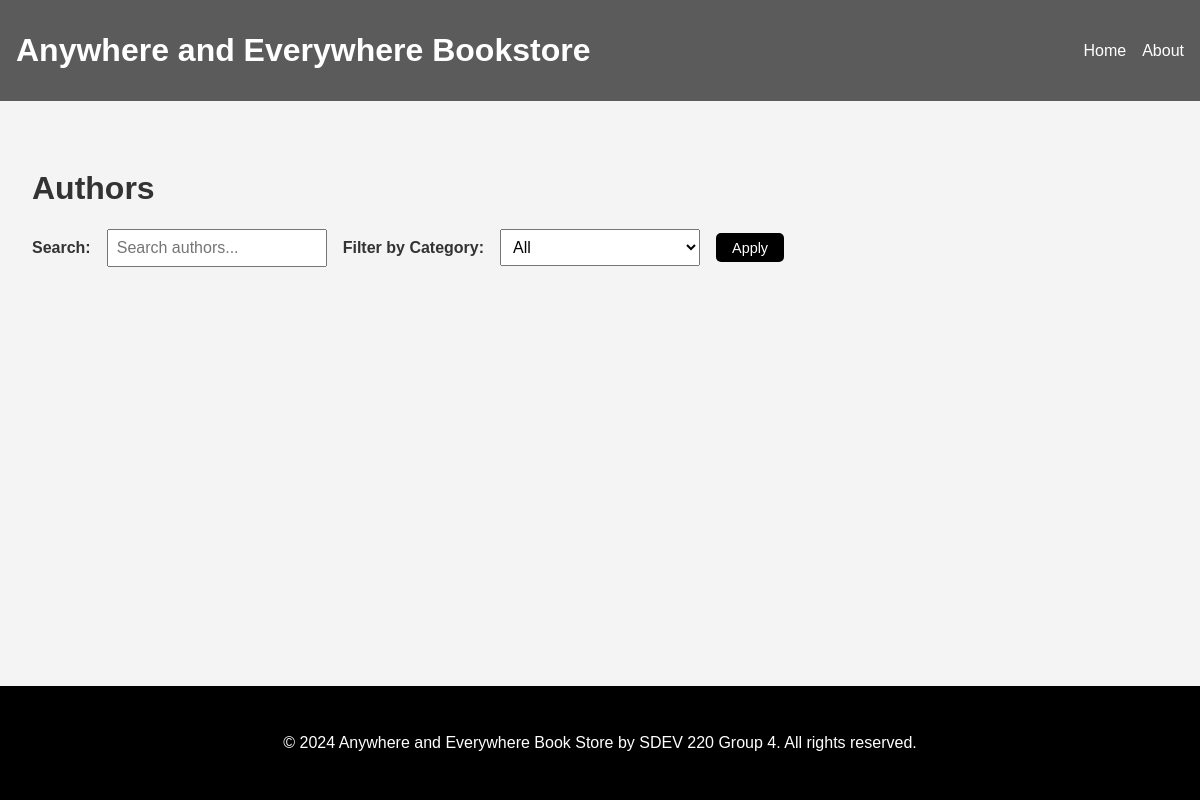
Page /books-authors/ on the earlier database version.
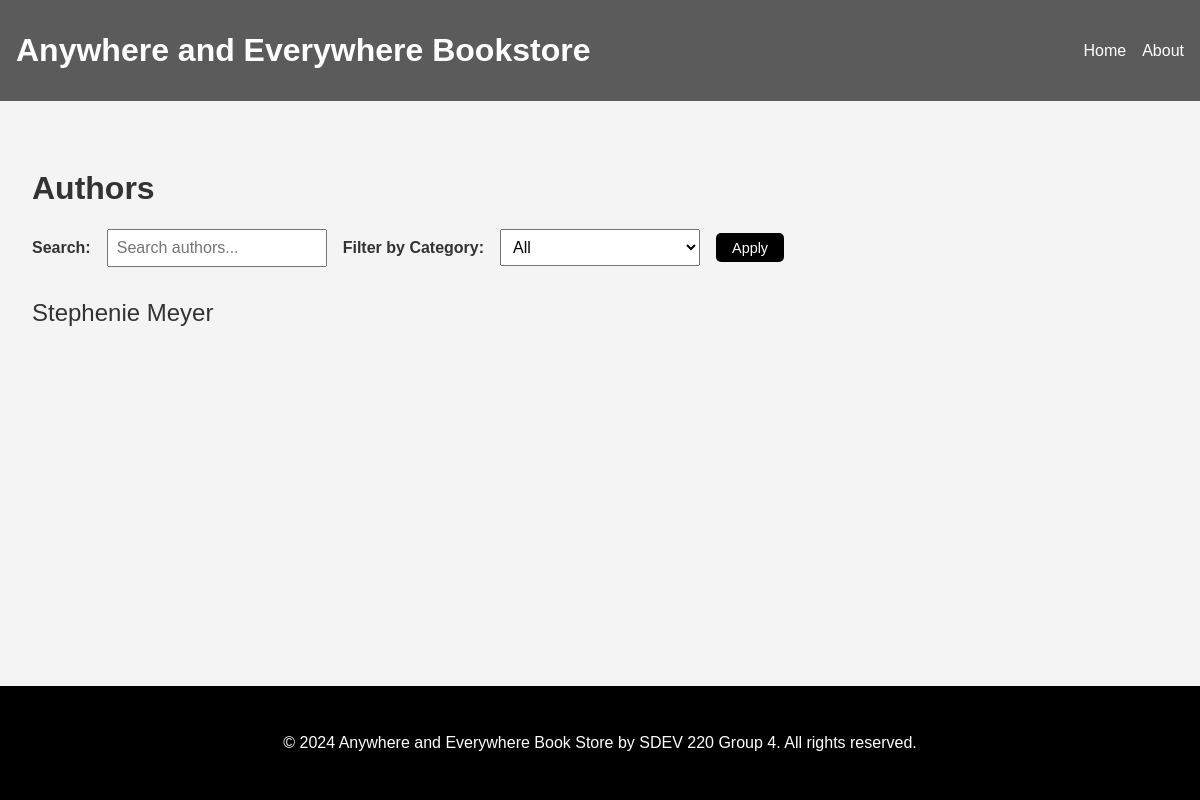
Same page on the later database version.
### Book_Store/models.py (models this page shows, shortened)
class Author(models.Model):
    authorID = models.AutoField(primary_key=True, null=False)
    first_name = models.CharField(max_length=1000)
    last_name = models.CharField(max_length=1000)
    dob = models.DateField()
    picture = models.ImageField(upload_to='authors/', blank=True)

### Book_Store/views.py (the view)
# urls.py: path('books-authors/', views.book_author_list, name='book_author_list'), # Author List
def book_author_list(request):
    categories = Book.CATEGORY_CHOICES
    selected_category = request.GET.get('category', '')
    sort_by_price = request.GET.get('sort', '')
    if selected_category:
        books = Book.objects.filter(category=selected_category)
        authors = Author.objects.filter(book__in=books).distinct()
    else:
        authors = Author.objects.all()
    context = {
        'authors': authors,
        'categories': categories,
        'selected_category': selected_category,
        'sort_by_price': sort_by_price,
    }
    return render(request, 'books/book_author_list.html', context)

### frontend/templates/books/book_author_list.html (shortened to what this page needs)
{% extends "base.html" %}
{% load static %}
{% block content %}
<h1>Authors</h1>
<div class="filter-form-container">
    <form method="get" action="" class="filter-form">
        <label for="search">Search:</label>
        <input type="text" name="q" id="search" value="{{ query }}" placeholder="Search authors..." onkeyup="showSuggestions(this.value)">
        <label for="category">Filter by Category:</label>
        <select name="category" id="category">
            <option value="">All</option>
        </select>
        <button type="submit">Apply</button>
    </form>
</div>
{% if authors %}
<div class="author-list">
    {% for author in authors %}
        <a href="{% url 'author_detail' author.pk %}" class="author-name">{{ author.first_name }} {{ author.last_name }}</a>
    {% endfor %}
</div>
{% endif %}
{% endblock %}

Differences in the rows shown:
added Author: first_name "Stephenie", last_name "Meyer"
